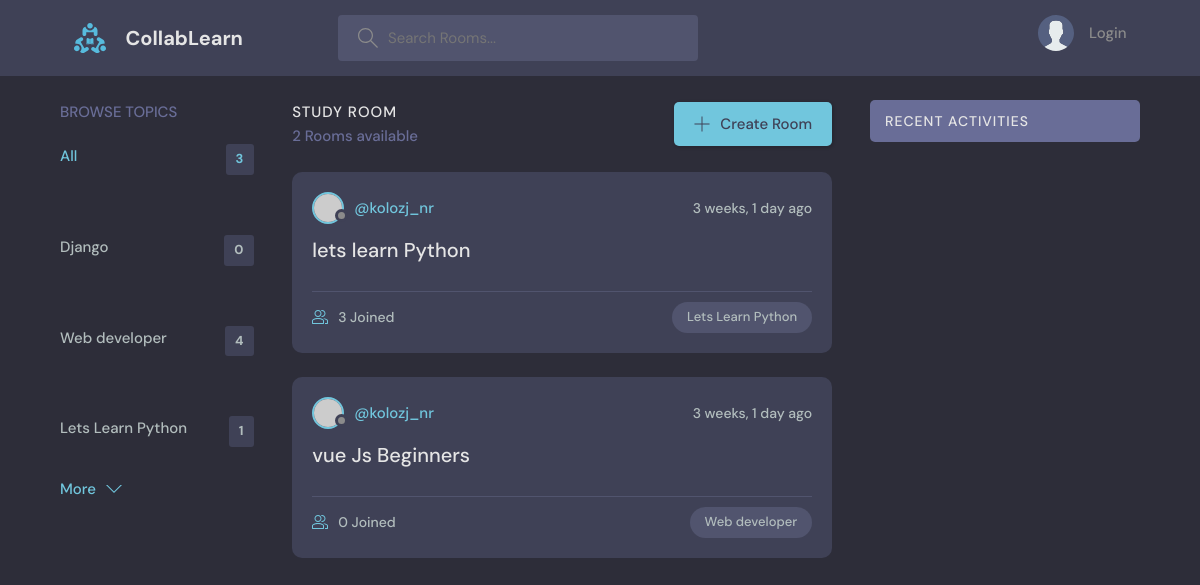
The page /?q=C on the database as committed earlier.
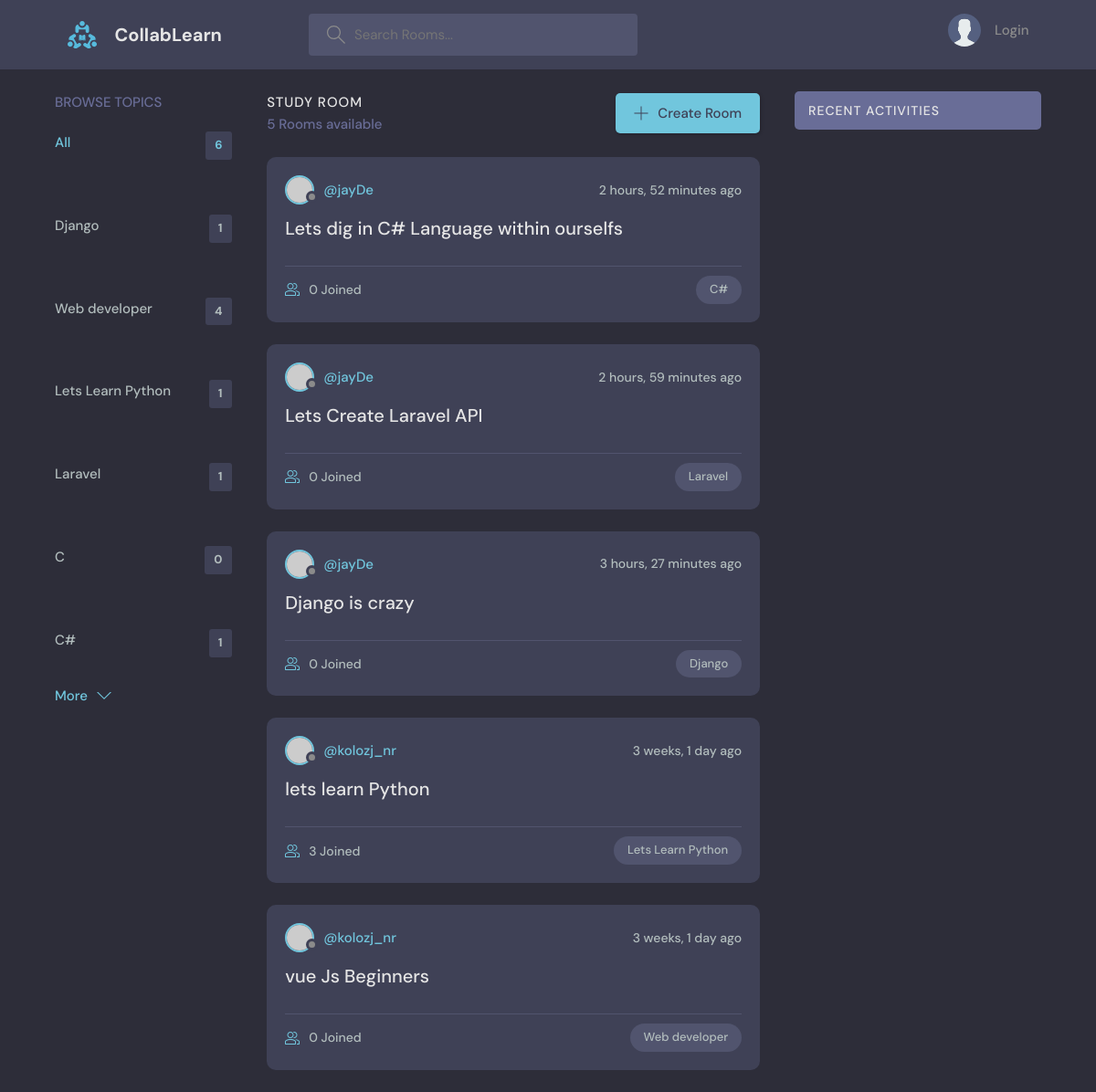
The same page on the database as committed later.
### base/models.py (models this page shows, shortened)
class Topic(models.Model):
    name = models.CharField(max_length=200)

class Room(models.Model):
    host = models.ForeignKey(User, on_delete=models.SET_NULL, null=True)
    topic = models.ForeignKey(Topic, on_delete=models.SET_NULL, null=True)
    name = models.CharField(max_length=200)
    description = models.TextField(null=True, blank=True)
    participants = models.ManyToManyField(User, related_name='participants', blank=True)
    updated = models.DateTimeField(auto_now=True)
    created = models.DateTimeField(auto_now_add=True)
    class Meta:
        ordering = ['-updated','-created']

### base/views.py (the view)
# urls.py: path('', views.home, name="home"),
def home(request):
    q = request.GET.get('q') if request.GET.get('q') != None else ''
    rooms = Room.objects.filter(
    Q(topic__name__icontains=q)|
    Q(name__icontains=q)|
    Q(description__icontains=q))
    topics = Topic.objects.all()
    room_count = rooms.count()
    room_messages = Message.objects.filter(Q(room__topic__name__icontains=q))
    context = {'rooms': rooms, 'topics':topics,'room_count': room_count, 'room_messages':room_messages}
    return render(request, 'base/home.html', context)

### base/templates/base/home.html (shortened to what this page needs)
{% extends 'main.html' %}
{% block content %}
    <main class="layout layout--3">
      <div class="container">
        {% include 'base/topics_component.html' %}
        <div class="roomList">
          <div class="roomList__header">
            <div>
              <h2>Study Room</h2>
              <p>{{room_count}} Rooms available</p>
            </div>
            <a class="btn btn--main" href="{% url 'create-room' %}">
              <svg version="1.1" xmlns="http://www.w3.org/2000/svg" width="32" height="32" viewBox="0 0 32 32">
                <title>add</title>
                <path
                  d="M16.943 0.943h-1.885v14.115h-14.115v1.885h14.115v14.115h1.885v-14.115h14.115v-1.885h-14.115v-14.115z"
                ></path>
              </svg>
              Create Room
            </a>
          </div>
          {% include 'base/feed_component.html' %}
        </div>
        {%include 'base/activity_component.html' %}
      </div>
    </main>
   {% endblock %}

### base/templates/base/topics_component.html (shortened to what this page needs)
      <div class="topics">
        <div class="topics__header">
          <h2>Browse Topics</h2>
        </div>
        <ul class="topics__list">
          <li>
            <a href="{% url 'home' %}" class="active">All <span>{{topics.count}}</span></a>
          </li>
          {% for topic in topics%}
          <li>
            <a href="{% url 'home' %}?q={{topic.name}}">{{topic.name}} <span>{{topic.room_set.all.count}}</span></a>
          </li>
          {% endfor %}
        </ul>
        <a class="btn btn--link" href="topics.html">
          More
          <svg version="1.1" xmlns="http://www.w3.org/2000/svg" width="32" height="32" viewBox="0 0 32 32">
            <title>chevron-down</title>
            <path d="M16 21l-13-13h-3l16 16 16-16h-3l-13 13z"></path>
          </svg>
        </a>
      </div>

### base/templates/base/feed_component.html (shortened to what this page needs)
{% for room in rooms %}
<div class="roomListRoom">
    <div class="roomListRoom__header">
      <a href="{% url 'user-profile' room.host.id%}" class="roomListRoom__author">
        <div class="avatar avatar--small">
          <img src="https://randomuser.me/api/portraits/women/11.jpg" />
        </div>
        <span>@{{room.host.username}}</span>
      </a>
      <div class="roomListRoom__actions">
        <span>{{room.created|timesince}} ago</span>
      </div>
    </div>
    <div class="roomListRoom__content">
      <a href="{% url 'room' room.id %}">{{room.name}}</a>
    </div>
    <div class="roomListRoom__meta">
      <a href="{% url 'room' room.id %}" class="roomListRoom__joined">
        {{room.participants.all.count}} Joined
      </a>
      <p class="roomListRoom__topic">{{room.topic.name}}</p>
    </div>
  </div>
  {% endfor %}

Rows that differ between the two databases and show on the page:
computed for Topic "Django": room_set.all.count "0" → "1"
added Topic: name "Laravel", room_set.all.count "1"
added Topic: name "C", room_set.all.count "0"
added Topic: name "C#", room_set.all.count "1"
added Room: host.username "jayDe", created "2 hours, 52 minutes", name "Lets dig in C# Language within ourselfs", participants.all.count "0", topic.name "C#"
added Room: host.username "jayDe", created "2 hours, 59 minutes", name "Lets Create Laravel API", participants.all.count "0", topic.name "Laravel"
added Room: host.username "jayDe", created "3 hours, 27 minutes", name "Django is crazy", participants.all.count "0", topic.name "Django"
Other text that changed with them:
{{ topics.count }}: "3" → "6"
{{ room_count }}: "2" → "5"
